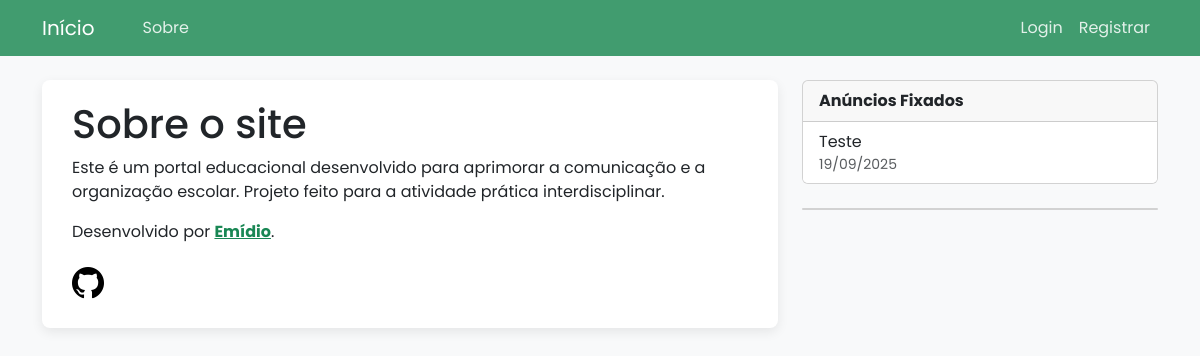
The app's page /about, older data.
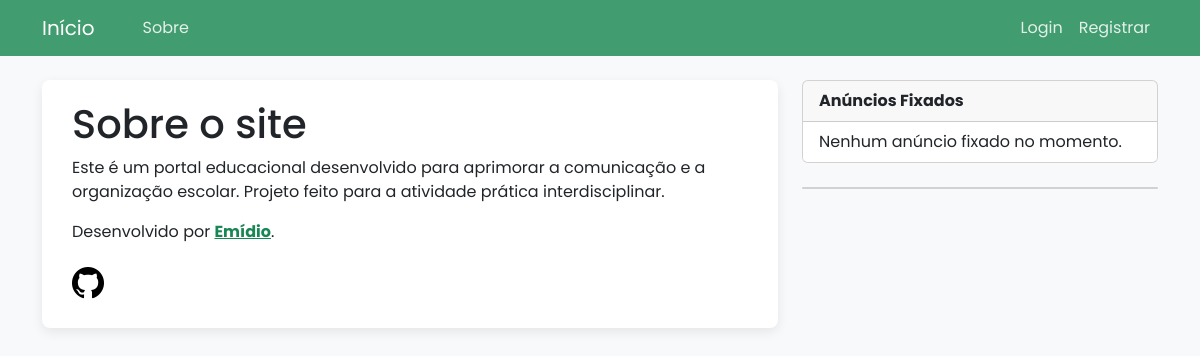
The same page, newer data.
### siteMain/models.py (models this page shows, shortened)
class Post(db.Model):
    id = db.Column(db.Integer, primary_key = True)
    title = db.Column(db.String(100), nullable = False)
    date_posted = db.Column(db.DateTime, nullable = False, default = datetime.now)
    content = db.Column(db.Text, nullable = False)
    image_file = db.Column(db.String(200), nullable=True)
    user_id = db.Column(db.Integer, db.ForeignKey('user.id'), nullable = False)
    is_pinned = db.Column(db.Boolean, nullable = False, default = False)

### siteMain/main/routes.py (the view)
@main.route("/about")
def about_page():
    return render_template('about.html', title = 'Sobre')

### siteMain/__init__.py (called while the page is built)
def create_app(config_class = Config):
    app = Flask(__name__)
    app.config.from_object(Config)
    @app.context_processor
    def inject_pinned_posts():
        try:
            pinned_posts = Post.query.filter_by(is_pinned=True).order_by(Post.date_posted.desc()).limit(5).all()
            return dict(pinned_posts=pinned_posts)
        except:
            return dict(pinned_posts=[])
    db.init_app(app)
    bcrypt.init_app(app)
    login_manager.init_app(app)
    mail.init_app(app)
    migrate.init_app(app, db)
    from siteMain.users.routes import users
    from siteMain.posts.routes import posts
    from siteMain.main.routes import main
    from siteMain.errors.handlers import errors
    from siteMain.models import Post
    app.register_blueprint(users)
    app.register_blueprint(posts)
    app.register_blueprint(main)
    app.register_blueprint(errors)
    return app

### siteMain/templates/about.html
{% extends "layout.html" %}
{% block content %}
<div class="content-section">
    <h1>Sobre o site</h1>
    <p>Este é um portal educacional desenvolvido para aprimorar a comunicação e a organização escolar.
        Projeto feito para a atividade prática interdisciplinar.</p>
    <p>Desenvolvido por <a href="https://github.com/emid1-o" target="_blank"
            class="text-success fw-bold">Emídio</a>.</p>
    <div class="mt-3">
        <a href="https://github.com/emid1-o/Projeto-Escola" target="_blank" title="Visitar GitHub">
            <i class="bi bi-github" style="font-size: 2rem; color: black;"></i>
        </a>
    </div>
</div>
{% endblock content %}

### siteMain/templates/layout.html (shortened to what this page needs)
<!DOCTYPE html>
<html lang="pt-BR">
<head>
    <link href="https://cdn.jsdelivr.net/npm/bootstrap@5.3.3/dist/css/bootstrap.min.css" rel="stylesheet"
>
    <link rel="stylesheet" type="text/css" href="{{ url_for('static', filename='main.css')}}">
    <link rel="stylesheet" href="https://cdn.jsdelivr.net/npm/bootstrap-icons@1.11.3/font/bootstrap-icons.min.css">
</head>
<body>
    <header class="site-header">
        <nav class="navbar navbar-expand-md navbar-dark bg-steel fixed-top">
            <div class="container">
                <a class="navbar-brand me-4" href="{{ url_for('main.home') }}">Início</a>
                <div class="collapse navbar-collapse" id="navbarToggle">
                    <div class="navbar-nav me-auto">
                        <a class="nav-item nav-link" href="{{url_for('main.home')}}"></a>
                        <a class="nav-item nav-link" href="{{url_for('main.about_page')}}">Sobre</a>
                    </div>
                    <div class="navbar-nav">
                        {% if current_user.is_authenticated %}
                        <a class="nav-item nav-link" href="{{url_for('posts.new_post')}}">Nova Publicação</a>
                        <a class="nav-item nav-link" href="{{url_for('users.account')}}">Conta</a>
                        <a class="nav-item nav-link" href="{{url_for('users.logout')}}">Sair</a>
                        {% else %}
                        <a class="nav-item nav-link" href="{{url_for('users.login')}}">Login</a>
                        <a class="nav-item nav-link" href="{{url_for('users.register')}}">Registrar</a>
                        {% endif %}
                    </div>
                </div>
            </div>
        </nav>
    </header>
    <main role="main" class="container">
        <div class="row">
            <div class="col-md-8">
                {% block content %}{% endblock %}
            </div>
            <div class="col-md-4">
                <div class="card mb-4">
                    <div class="card-header">
                        <strong>Anúncios Fixados</strong>
                    </div>
                    <div class="list-group list-group-flush">
                        {% if pinned_posts %}
                        {% for post in pinned_posts %}
                        <a href="{{ url_for('posts.post', post_id=post.id) }}"
                            class="list-group-item list-group-item-action">
                            {{ post.title }}
                            <small class="text-muted d-block">{{ post.date_posted.strftime('%d/%m/%Y') }}</small>
                        </a>
                        {% endfor %}
                        {% else %}
                        <li class="list-group-item">Nenhum anúncio fixado no momento.</li>
                        {% endif %}
                    </div>
                </div>
                <div class="card">
                </div>
            </div>
        </div>
    </main>
</body>
</html>

Row changes from the older to the newer data that the page shows:
removed Post: title "Teste", date_posted "19/09/2025"
Text that changed along with them:
text now shown: "Nenhum anúncio fixado no momento."
